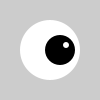
Frame 1 (no input)
Frame 60 (the mouse pressed at the canvas centre just before this capture): identical to frame 1, image omitted
Frame 120 (the mouse held since frame 60 and released just before this capture): identical to frame 1, image omitted

The Processing sketch that drew this single still picture (run headless with seeded random() and noise(); from frame 60 on, the mouse is pressed at the canvas centre):

// Processing sketch: Ex_01
// ── Ex_01.pde
void setup() {
  size(100, 100);
  noStroke();
}

void draw() {
  background(204);
  fill(255);
  ellipse(50, 50, 60, 60);     // White circle
  fill(0);
  ellipse(50+10, 50, 30, 30);  // Black circle
  fill(255);
  ellipse(50+16, 45, 6, 6);    // Small, white circle
}
